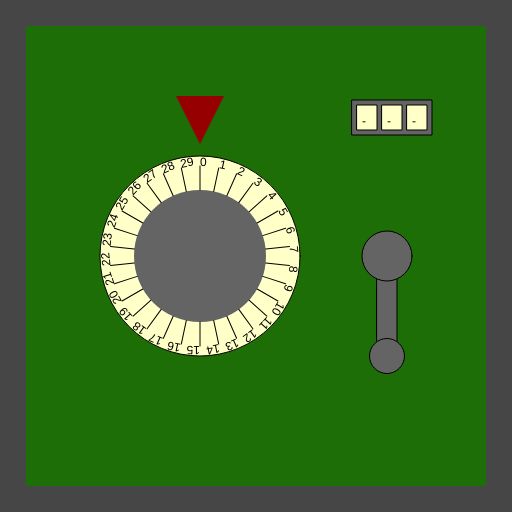
Frame 1 (no input)
Frame 60 (no input): identical to frame 1, image omitted
Frame 120 (the mouse pressed at the canvas centre since frame 60): identical to frame 1, image omitted

The p5.js sketch that drew this single still picture (run headless with seeded random() and noise() and a simulated clock; from frame 60 on, the mouse is pressed at the canvas centre):

// p5.js sketch
// ── sketch.js
/*

Officer: 1845677
CaseNum: 303-1-46515409-1845677

Case 303 - The Case of the Crooked Attorney
Stage 2 - Torvalds' House

This safe is in Torvalds’ home study. Be careful. If you get caught, I don’t know you !

Crack this safe by doing the following:

	When any key is released:
	- Increment HiddenStorageCombination0 by 3

	Whilst the mouse is being dragged:
	- Increment HiddenStorageCombination1 by 2

	Whilst the mouse is being dragged:
	- Make HiddenStorageCombination2 equal to the string "OCW"

	When the mouse button is released:
	- Make HiddenStorageCombination2 equal to the string "ZMH"



This time you'll need to create the relevant event handlers yourself.

There are many possible ways of investigating this case, but you
should use ONLY the following commands:

	- The assignment operator aka. the equals sign !
	- Incrementing +=
	- Decrementing -=

*/

//declare the variables

var HiddenStorageCombination0;
var HiddenStorageCombination1;
var HiddenStorageCombination2;


function preload()
{
	//IMAGES WILL BE LOADED HERE

}

function setup()
{
	createCanvas(512,512);

	//initialise the variables
	HiddenStorageCombination0 = 0;
	HiddenStorageCombination1 = 0;
	HiddenStorageCombination2 = "";

}

///////////////////EVENT HANDLERS///////////////////

//Create event handlers here to open the safe ...
function keyReleased()
{
	console.log("keyReleased", key);
    HiddenStorageCombination0 = HiddenStorageCombination0 + 3;
}


function mouseDragged()
{
	console.log("mouseDragged", mouseX, mouseY);
    HiddenStorageCombination1 = HiddenStorageCombination1 + 2;
    HiddenStorageCombination2 = "OCW";
}

function mouseReleased()
{
	console.log("mouseReleased");
    HiddenStorageCombination2 = "ZMH";
}
    

///////////////DO NOT CHANGE CODE BELOW THIS POINT///////////////////

function draw()
{

	//Draw the safe door
	background(70);
	noStroke();
	fill(29,110,6);
	rect(26,26,width-52,width-52);

	//Draw the combination dial
	push();
	translate(200,height/2);
	drawDial(200, HiddenStorageCombination0, 30);
	pop();

	//Draw the lever
	push();
	translate(width - 125,256);
	drawLever(HiddenStorageCombination1);
	pop();

	//Draw the spinner
	push();
	translate(width - 120,100);
	drawSpinner(3, HiddenStorageCombination2);
	pop();

}

function drawDial(diameter,num,maxNum)
{
	//the combination lock

	var r = diameter * 0.5;
	var p = r * 0.6;

	stroke(0);
	fill(255,255,200);
	ellipse(0,0,diameter,diameter);
	fill(100);
	noStroke();
	ellipse(0,0,diameter*0.66,diameter*0.66);
	fill(150,0,0);
	triangle(
		-p * 0.4,-r-p,
		p * 0.4,-r-p,
		0,-r-p/5
	);

	noStroke();

	push();
	var inc = 360/maxNum;

	rotate(radians(-num * inc));
	for(var i = 0; i < maxNum; i++)
	{
		push();
		rotate(radians(i * inc));
		stroke(0);
		line(0,-r*0.66,0,-(r-10));
		noStroke();
		fill(0);
		text(i,0,-(r-10));
		pop();
	}

	pop();
}

function drawLever(rot)
{
	push();
	rotate(radians(-rot))
	stroke(0);
	fill(100);
	rect(-10,0,20,100);
	ellipse(0,0,50,50);
	ellipse(0,100,35,35);
	pop();
}

function drawSpinner(numSpinners, val)
{
	var sw = 20;
	var ow = (sw + 5) * numSpinners + 5;
	stroke(0);
	fill(100);
	rect(-ow/2,0,ow,35);
	if(typeof(val) == "number")
	{
		val = floor(val).toString(); //convert to string
	}


	for(var d = numSpinners - val.length; d > 0; d--)
	{
		val = "-" + val;
	}

	for(var i = 0; i < numSpinners; i++)
	{
		stroke(0);
		fill(255,255,200);
		rect(-ow/2 + i * (sw + 5) + 5,5,20,25);
		fill(0);
		noStroke();
		text(val[i],-ow/2 + sw/2 + i * (sw +5),25);
	}

}
